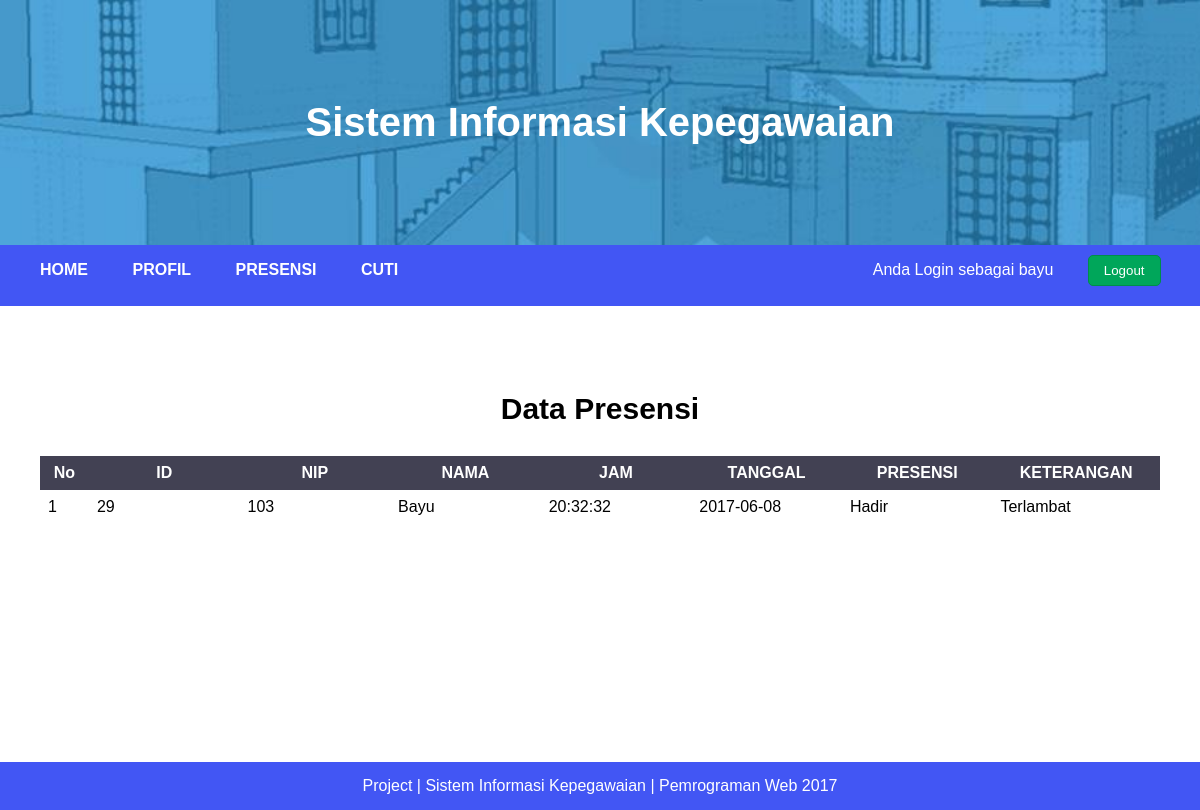
The page /tampil_absensi_pegawai.php (signed in) on the database its author committed.
### tables this page shows
CREATE TABLE `absensi` (
  `id` int(5) NOT NULL,
  `nip` varchar(25) NOT NULL,
  `nama` varchar(100) NOT NULL,
  `jam` time NOT NULL,
  `tanggal` date NOT NULL,
  `status` varchar(50) NOT NULL,
  `keterangan` varchar(50) NOT NULL
);

### tampil_absensi_pegawai.php (the view, shortened to what this page needs)
<?php
	$username = $_SESSION['pegawai'];
	$query = mysql_query("SELECT * FROM absensi WHERE nip = (SELECT nip from pegawai pegawai WHERE username='$username')");
?>
<!DOCTYPE html>
<html>
<head>
	<link rel="stylesheet" type="text/css" href="css/style.css">
</head>
<body>
	<div class="container">
		<header>
			<h1>Sistem Informasi Kepegawaian</h1>
		</header>
		<nav id="navbar">
			<ul>
				<li><a href="pegawai.php">HOME</a></li>
				<li><a href="profil_pegawai.php">PROFIL</a></li>
				<li>
					<a href="#" class="dropdown-slide1">PRESENSI</a>
				</li>
				<li>
					<a href="#" class="dropdown-slide2">CUTI</a>
				</li>
				<span style="color: white; margin-left:450px;">Anda Login sebagai <?php echo $_SESSION['pegawai']; ?></span>
				<li style="margin-left: 20px">
					<form>
						<input type="button" value="Logout" id="btn-submit" onclick="window.location = 'proses/logout_pegawai.php';"/>
					</form>
				</li>
			</ul>
		</nav>
		<section class="middle">
			<section class="content">
			<h1 class="font" align="center">Data Presensi</h1>
				<table id="table">
					<thead>
						<tr>
							<th width="3%">No</th>
							<th width="10%">ID</th>
							<th width="10%">NIP</th>
							<th width="10%">NAMA</th>
							<th width="10%">JAM</th>
							<th width="10%">TANGGAL</th>
							<th width="10%">PRESENSI</th>
							<th width="10%">KETERANGAN</th>
						</tr>
					</thead>
					<tbody>
						<?php
							$i = 1;
							while($result = mysql_fetch_array($query))
							{ ?>
								<tr>
									<td><?=$i; ?></td>
									<td><?=	$result['id']?></td>
									<td><?=	$result['nip']?></td>
									<td><?=	$result['nama']?></td>
									<td><?=	$result['jam']?></td>
									<td><?=	$result['tanggal']?></td>
									<td><?=	$result['status']?></td>
									<td><?=	$result['keterangan']?></td>
								</tr>
								<?php $i++;
							}
						?>
					</tbody>
				</table>
			</section>
		</section>
		<footer>
			<p>Project | Sistem Informasi Kepegawaian | Pemrograman Web 2017</p>
		</footer>
	</div>
</body>
</html>

### css/style.css (style rules this page uses)
* { box-sizing: border-box; }
html, body { margin: 0; font-family: Arial; }
.container { margin: auto; }
header { scale: stretch; background: url("../images/header.jpg"); background-size: 130%; padding: 100px; }
header h1 { margin: 0; text-align: center; font-size: 40px; color: white; }
.font { font-family: arial; font-size: 30px; font-style: inherit; }
#navbar { background: #4256f4; }
#navbar ul { margin-left: 20px; margin-top: 0px; padding: 0; text-align: left; }
#navbar li { list-style: none; position: relative; display: inline-block; }
#navbar li a { display: block; padding: 10px 20px; color: #fff; font-weight: bold; text-decoration: none; transition: .5s; background: #4256f4; }
#navbar form { color: #fff; padding: 10px 20px 20px 10px; }
section.middle { background: white; padding: 20px; }
section.content { display: block; overflow: hidden; min-height: 50vh; padding: 20px; background: #fff; }
#btn-submit { padding: 7px 15px; background: #00a65a; border-radius: 5px; border: 1px solid #008d4c; color: #fff; }
table { border-collapse: collapse; }
td { text-align: left; padding: 8px; }
th { text-align: center; padding: 8px; background-color: #424153; color: white; }
#table { border-collapse: collapse; width: 100%; }
form input { display: inline-block; overflow: hidden; padding: 7px 15px; border-radius: 5px; border: 1px solid #aaa; }
footer { text-align: center; background: #4256f4; color: white; }
footer p { margin: 0; padding: 15px; }

### rows shown on the page
absensi: id "29", nip "103", nama "Bayu", jam "20:32:32", tanggal "2017-06-08", status "Hadir", keterangan "Terlambat"

### other values the page prints
$_SESSION['pegawai'] "bayu"
